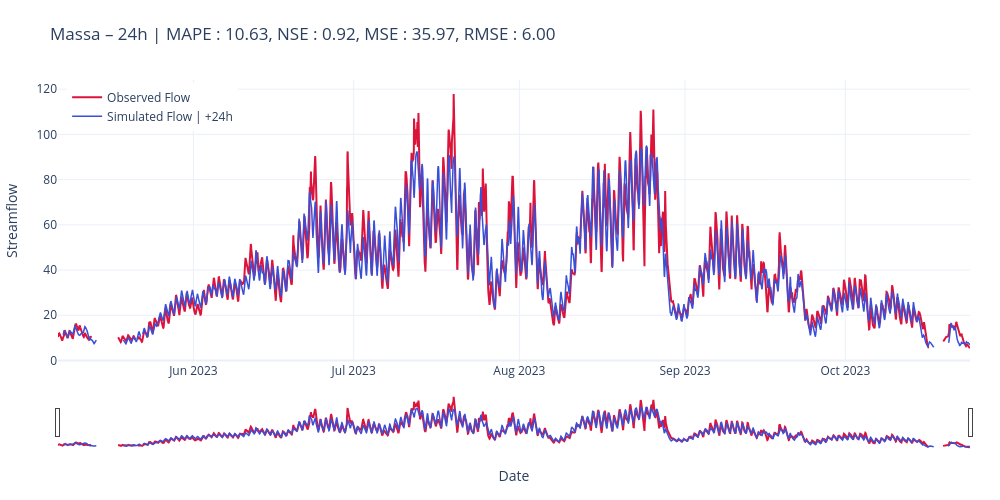

The notebook cell saved with this chart:
### Code cell
scores_str = str.join(', ', [f"{key} : {scores[key]:.2f}" for key in scores])
title24 = f"Massa – {cfg.predict_last_n}h | " + scores_str

# plot_forecast_24h(measured=y_true, predicted=y_pred, title=title24, mode="list", horizons=[1, 6, cfg.predict_last_n])
plot_forecast_24h(measured=y_true, predicted=y_pred, title=title24, mode="list", horizons=[cfg.predict_last_n])

### Figure 1 — Plotly figure (JSON) as saved in the notebook; plotly's stock layout.template omitted (floating-point values rounded to 4 significant figures; data arrays with more than 128 entries replaced by an {"elided": "..."} marker saying what was removed)
{"data": [{"line": {"color": "crimson", "width": 2}, "mode": "lines", "name": "Observed Flow", "type": "scatter", "x": {"elided": "4097 str values"}, "y": {"elided": "4097 float values"}}, {"line": {"color": "#3850D8", "width": 1.5}, "mode": "lines", "name": "Simulated Flow | +24h", "type": "scatter", "x": {"elided": "4074 str values"}, "y": {"elided": "4074 float values"}}], "layout": {"dragmode": "zoom", "height": 500, "hovermode": "x unified", "legend": {"x": 0.01, "xanchor": "left", "y": 0.99, "yanchor": "top"}, "margin": {"b": 50, "l": 50, "r": 30, "t": 80}, "title": {"text": "Massa – 24h | MAPE : 10.63, NSE : 0.92, MSE : 35.97, RMSE : 6.00"}, "width": 1000, "xaxis": {"rangeslider": {"visible": true}, "title": {"text": "Date"}}, "yaxis": {"title": {"text": "Streamflow"}}}}
